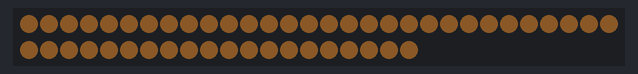
Simulated run of this sketch. Board: Arduino Uno, built with avr-gcc and run on an emulated ATmega328P. On the bench: 50 RGB LEDs in strip order, left to right, continuing on the next row. Dim RGB values are drawn brighter than linear; colours are those a GRB WS2812 strip shows for the declared byte order.

Above: at 10.47 s.
At 13.98 s:
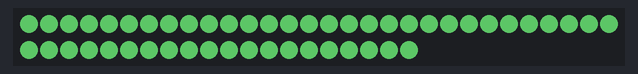
At 17.46 s:
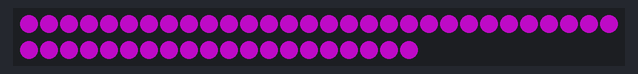
At 22.11 s:
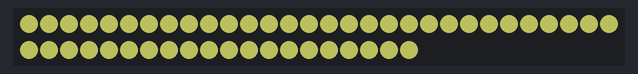
At 31.15 s:
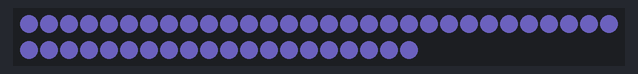
At 39.84 s:
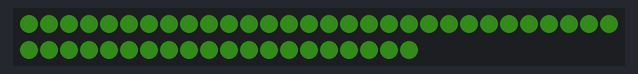

The sketch:

3_examples_input_rainbow_bounce.ino
```cpp
#include <FastLED.h>

#define LED_PIN     12
#define NUM_LEDS    50
#define BRT  255 // BRIGHTNESS 0-255
#define LED_TYPE    WS2812B // * LED String Strip Big: WS2811, Small string strip (Christmas light style): WS2812B
#define COLOR_ORDER RGB
CRGB leds[NUM_LEDS];

void setup() {
  Serial.begin(115200);
  delay(10000); // power-up safety delay
  FastLED.addLeds<LED_TYPE, LED_PIN, COLOR_ORDER>(leds, NUM_LEDS).setCorrection( TypicalLEDStrip );
  FastLED.setBrightness(  BRT );
}

void loop() {
  // blink_up_and_back();
  // turn_input_number_on_off();
  rainbow_roll();
}


int LED_INDEX = 0;
int LAST_INDEX = 1;
int dir = -1;

void blink_up_and_back() {
  leds[LAST_INDEX] = CRGB(0,0,0);
  leds[LED_INDEX] = CRGB(100,100,100);
  FastLED.show();

  if (LED_INDEX >= NUM_LEDS - 1 || LED_INDEX <= 0) {
    dir = dir * -1;
  }
  LAST_INDEX = LED_INDEX;
  LED_INDEX = LED_INDEX + dir;
  delay(50);
}


int inputValue = 0;
bool ledStates[50];

void turn_input_number_on_off() {
  if (Serial.available() > 0) {
    inputValue = Serial.parseInt();
    if (inputValue >= 1 && inputValue <= 50) {
      Serial.print("Received valid input: "); Serial.println(inputValue);
      ledStates[inputValue] = ledStates[inputValue] == true ? false: true;
      if (ledStates[inputValue]) {
        leds[inputValue - 1] = CRGB(150,150,150);
      } else {
        leds[inputValue - 1] = CRGB(0,0,0);
      }
      FastLED.show();
    }
  }
}


int maxB = 100;
float r = 0;
float g = 0;
float b = 0;

float rSpd = 0.9;
float gSpd = 0.6;
float bSpd = 0.3;

int rDir = 1;
int gDir = 1;
int bDir = 1;

void rainbow_roll() {
 for (int i = 0; i < NUM_LEDS; i++) {
    int g1 = int(g);
    leds[i] = CRGB(g1,r,b);
  }
  FastLED.show();
  r = r + (rSpd*rDir);
  if (r >= (maxB-rDir) || r <= 0) { rDir = rDir * -1; }
  g = g + (gSpd*gDir);
  if (g >= (maxB-gDir) || g <= 0) { gDir = gDir * -1; }
  b = b + (bSpd*bDir);
  if ( b > (maxB-bDir) || b <= 0 ) { bDir = bDir * -1; }
  delay(20);
}
```
